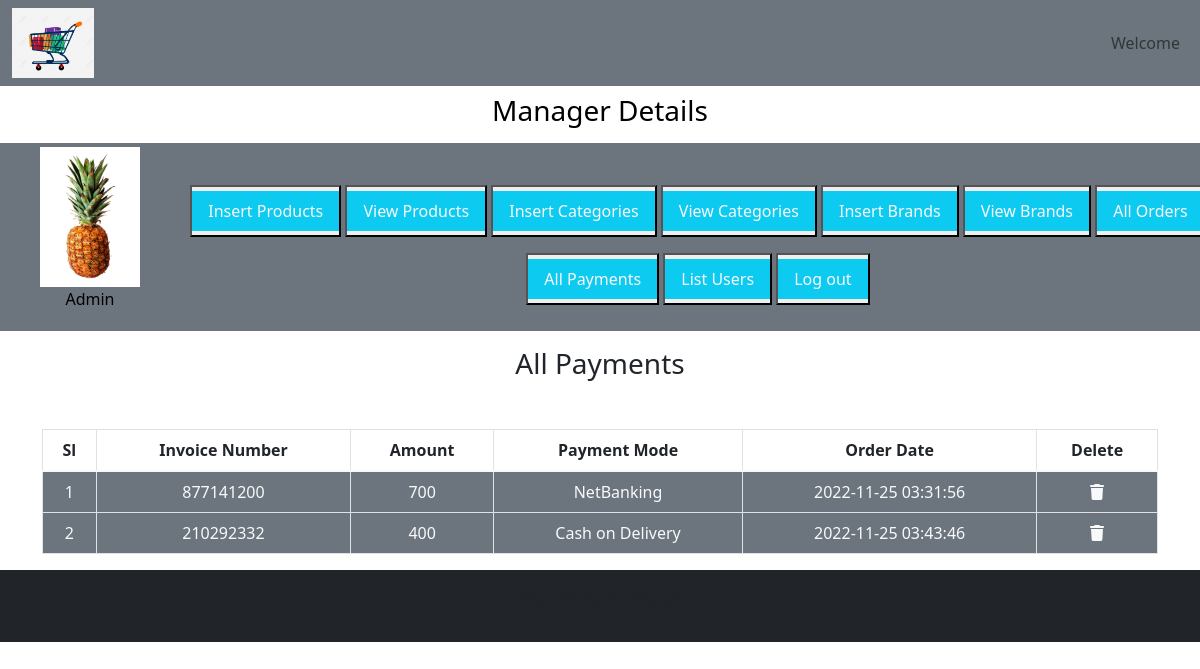
Page /webapp/admin_area/index.php?list_payments on the committed database.
### tables this page shows
CREATE TABLE `user_payments` (
  `payment_id` int(11) NOT NULL,
  `order_id` int(11) NOT NULL,
  `invoice_number` int(11) NOT NULL,
  `amount` int(11) NOT NULL,
  `payment_mode` varchar(255) NOT NULL,
  `date` timestamp NOT NULL DEFAULT current_timestamp() ON UPDATE current_timestamp()
);

### webapp/admin_area/list_payments.php (the view, shortened to what this page needs)
<h3 class="text-center text-dark">All Payments</h3>
<table class="table table-bordered mt-5 text-center">
    <thead>
        <?php
        $get_payments = "SELECT * FROM user_payments";
        $result = mysqli_query($con, $get_payments);
        $row_count = mysqli_num_rows($result);
        if ($row_count == 0) {
            echo "<h2 class='bg-secondary text-center mt-5'>No Payments Received yet</h2>";
        } else {
            echo   "<tr>
    <th>Sl</th>
    <th>Invoice Number</th>
    <th>Amount</th>
    <th>Payment Mode</th>
    <th>Order Date</th>
    <th>Delete</th>
</tr>
</thead>
<tbody class='bg-secondary text-light text-center'>";
            $number = 0;
            while ($row_data = mysqli_fetch_assoc($result)) {
                $amount = $row_data['amount'];
                $invoice_number =  $row_data['invoice_number'];
                $payment_mode = $row_data['payment_mode'];
                $order_date = $row_data['date'];
                $number++;
                echo " <tr>
                <td>$number</td>
                <td>$invoice_number</td>
                <td>$amount</td>
                <td>$payment_mode</td>
                <td>$order_date</td>
                <td><a href=''class='text-light'><i class='fa-solid fa-trash'></i></a></td>
            </tr>";
            }
        }
        ?>
        </tbody>
</table>

### webapp/style.css (style rules this page uses)
* { margin: 0; padding: 0; box-sizing: border-box; }

### webapp/admin_area/index.php (style rules this page uses)
body { overflow-x: hidden; }

### rows in the picture
user_payments: invoice_number "877141200", amount "700", payment_mode "NetBanking", date "2022-11-25 03:31:56"
user_payments: invoice_number "210292332", amount "400", payment_mode "Cash on Delivery", date "2022-11-25 03:43:46"
